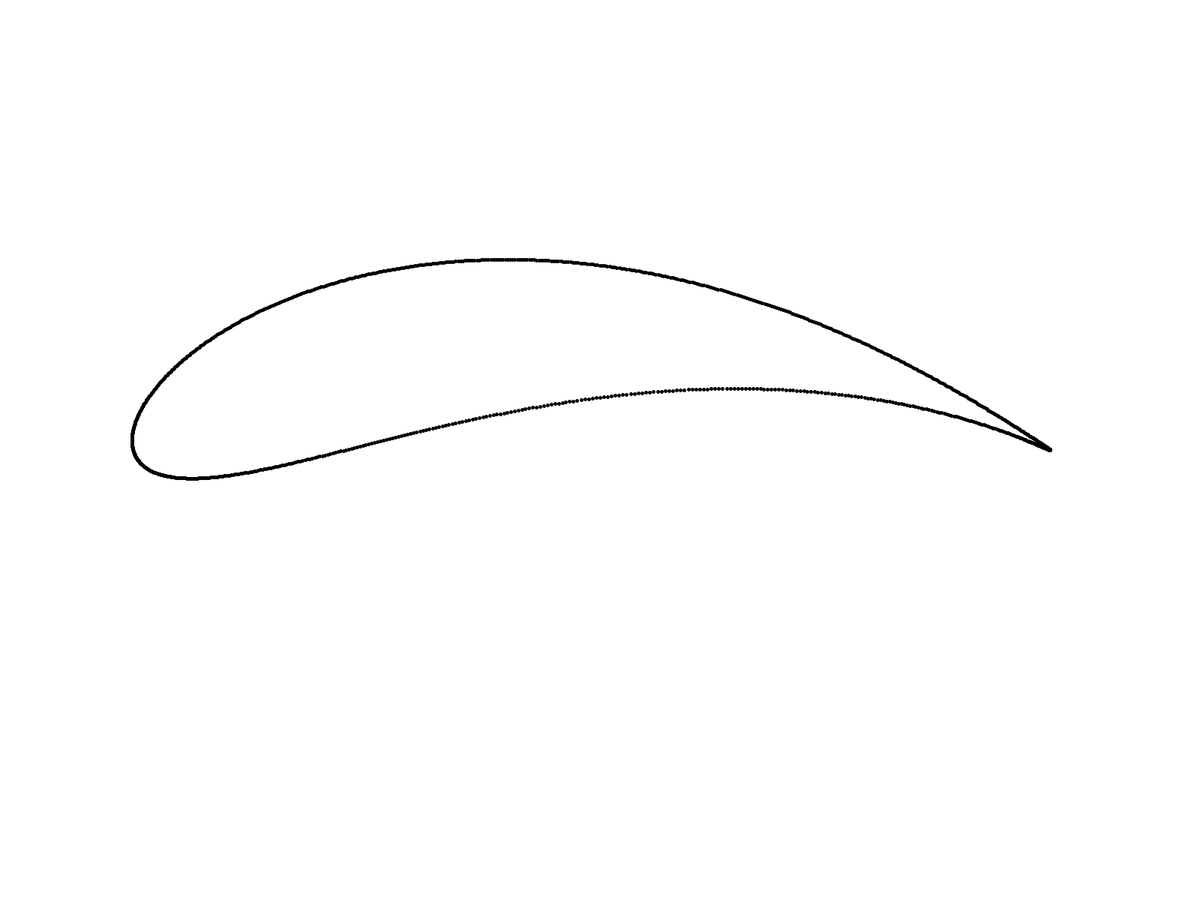
Frame 1 (no input)
Frame 60 (the mouse pressed at the canvas centre just before this capture): identical to frame 1, image omitted
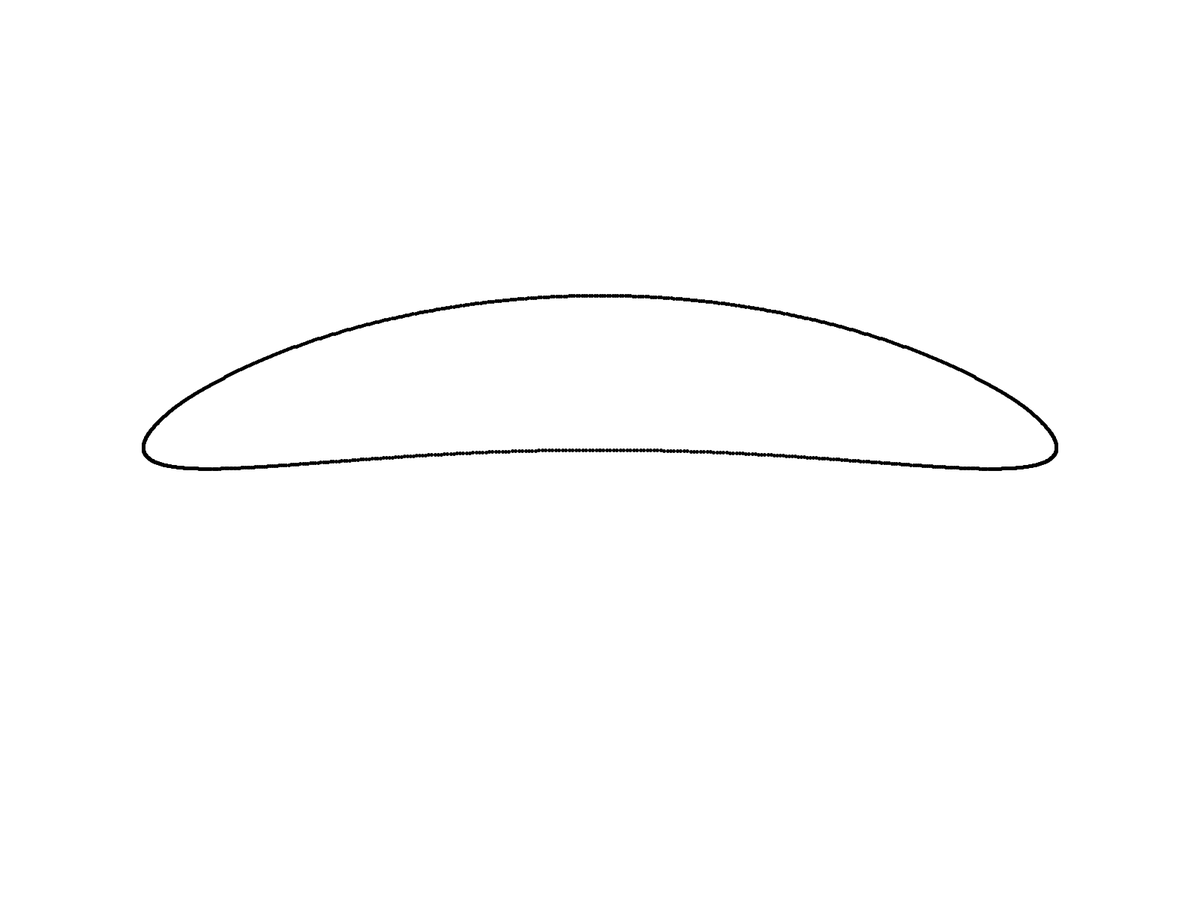
Frame 120 (the mouse held since frame 60 and released just before this capture)

The Processing sketch that drew these frames (run headless with seeded random() and noise(); from frame 60 on, the mouse is pressed at the canvas centre):

// Processing sketch: Joukowsky_transform
// ── Joukowsky_transform.pde
float r = 1.2;
float a = -0.15;
float b = -0.3;

float figsize = 300;
float n = 1000;

boolean detail = false;

void setup(){
  fullScreen();
}

void keyPressed(){
  if(key=='d'){
    detail = !detail;
  }
}

void draw(){
  background(255);
  if(mousePressed){
    a = (float)(mouseX-width/2) / 1000;
    b = (float)(mouseY-width/2) / 1000;
  }
  translate(width/2, height/2);
  strokeWeight(5);
  for (float i = 0; i < n; i++){
    float x = cos(i/n*TWO_PI)*r+a;
    float y = sin(i/n*TWO_PI)*r+b;
    float nx = x + x / (x*x+y*y);
    float ny = y - y / (x*x+y*y);
    if(detail){
      point(x*figsize, y*figsize);
    }
    point(nx*figsize, ny*figsize);
  }
}
